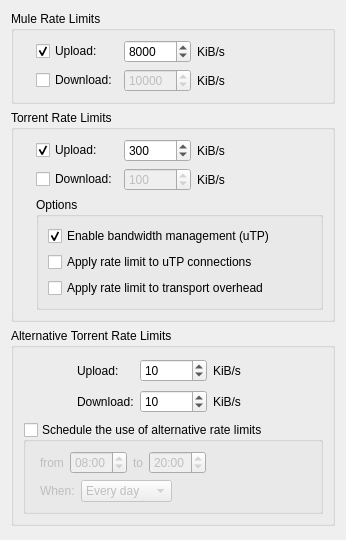
          <widget class="QWidget" name="scrollAreaWidgetContents_9">
           <property name="geometry">
            <rect>
             <x>0</x>
             <y>0</y>
             <width>346</width>
             <height>540</height>
            </rect>
           </property>
           <layout class="QVBoxLayout" name="verticalLayout_33">
            <item>
             <widget class="QGroupBox" name="groupBox_8">
              <property name="title">
               <string>Mule Rate Limits</string>
              </property>
              <layout class="QHBoxLayout" name="horizontalLayout_2">
               <item>
                <widget class="QLabel" name="label_7">
                 <property name="text">
                  <string notr="true"/>
                 </property>
                 <property name="pixmap">
                  <pixmap resource="../icons.qrc">:/Icons/actions/slow_off.png</pixmap>
                 </property>
                </widget>
               </item>
               <item>
                <layout class="QGridLayout" name="gridLayout_13">
                 <item row="0" column="0">
                  <widget class="QCheckBox" name="ed2k_checkUploadLimit">
                   <property name="text">
                    <string>Upload:</string>
                   </property>
                   <property name="checked">
                    <bool>true</bool>
                   </property>
                  </widget>
                 </item>
                 <item row="0" column="1">
                  <widget class="QSpinBox" name="ed2k_spinUploadLimit">
                   <property name="enabled">
                    <bool>true</bool>
                   </property>
                   <property name="suffix">
                    <string/>
                   </property>
                   <property name="minimum">
                    <number>25</number>
                   </property>
                   <property name="maximum">
                    <number>1000000</number>
                   </property>
                   <property name="value">
                    <number>8000</number>
                   </property>
                  </widget>
                 </item>
                 <item row="0" column="2">
                  <widget class="QLabel" name="label_23">
                   <property name="text">
                    <string>KiB/s</string>
                   </property>
                  </widget>
                 </item>
                 <item row="1" column="0">
                  <widget class="QCheckBox" name="ed2k_checkDownloadLimit">
                   <property name="text">
                    <string>Download:</string>
                   </property>
                  </widget>
                 </item>
                 <item row="1" column="1">
                  <widget class="QSpinBox" name="ed2k_spinDownloadLimit">
                   <property name="enabled">
                    <bool>false</bool>
                   </property>
                   <property name="suffix">
                    <string/>
                   </property>
                   <property name="minimum">
                    <number>1</number>
                   </property>
                   <property name="maximum">
                    <number>1000000</number>
                   </property>
                   <property name="value">
                    <number>10000</number>
                   </property>
                  </widget>
                 </item>
                 <item row="1" column="2">
                  <widget class="QLabel" name="label_24">
                   <property name="text">
                    <string>KiB/s</string>
                   </property>
                  </widget>
                 </item>
                </layout>
               </item>
               <item>
                <spacer name="spacer">
                 <property name="orientation">
                  <enum>Qt::Horizontal</enum>
                 </property>
                 <property name="sizeHint" stdset="0">
                  <size>
                   <width>158</width>
                   <height>20</height>
                  </size>
                 </property>
                </spacer>
               </item>
              </layout>
             </widget>
            </item>
            <item>
             <widget class="QGroupBox" name="bandwidthBox">
              <property name="title">
               <string>Torrent Rate Limits</string>
              </property>
              <layout class="QGridLayout" name="gridLayout_7">
               <item row="0" column="0">
                <widget class="QLabel" name="label_5">
                 <property name="text">
                  <string notr="true"/>
                 </property>
                 <property name="pixmap">
                  <pixmap resource="../icons.qrc">:/Icons/actions/slow_off.png</pixmap>
                 </property>
                </widget>
               </item>
               <item row="0" column="1">
                <layout class="QGridLayout" name="gridLayout_6">
                 <item row="0" column="0">
                  <widget class="QCheckBox" name="checkUploadLimit">
                   <property name="text">
                    <string>Upload:</string>
                   </property>
                   <property name="checked">
                    <bool>true</bool>
                   </property>
                  </widget>
                 </item>
                 <item row="0" column="1">
                  <widget class="QSpinBox" name="spinUploadLimit">
                   <property name="enabled">
                    <bool>true</bool>
                   </property>
                   <property name="suffix">
                    <string/>
                   </property>
                   <property name="minimum">
                    <number>25</number>
                   </property>
                   <property name="maximum">
                    <number>1000000</number>
                   </property>
                   <property name="value">
                    <number>300</number>
                   </property>
                  </widget>
                 </item>
                 <item row="0" column="2">
                  <widget class="QLabel" name="label_10">
                   <property name="text">
                    <string>KiB/s</string>
                   </property>
                  </widget>
                 </item>
                 <item row="1" column="0">
                  <widget class="QCheckBox" name="checkDownloadLimit">
                   <property name="text">
                    <string>Download:</string>
                   </property>
                  </widget>
                 </item>
                 <item row="1" column="1">
                  <widget class="QSpinBox" name="spinDownloadLimit">
                   <property name="enabled">
                    <bool>false</bool>
                   </property>
                   <property name="suffix">
                    <string/>
                   </property>
                   <property name="minimum">
                    <number>1</number>
                   </property>
                   <property name="maximum">
                    <number>1000000</number>
                   </property>
                   <property name="value">
                    <number>100</number>
                   </property>
                  </widget>
                 </item>
                 <item row="1" column="2">
                  <widget class="QLabel" name="label_13">
                   <property name="text">
                    <string>KiB/s</string>
                   </property>
                  </widget>
                 </item>
                </layout>
               </item>
               <item row="0" column="2">
                <spacer>
                 <property name="orientation">
                  <enum>Qt::Horizontal</enum>
                 </property>
                 <property name="sizeHint" stdset="0">
                  <size>
                   <width>200</width>
                   <height>20</height>
                  </size>
                 </property>
                </spacer>
               </item>
               <item row="1" column="1" colspan="2">
                <widget class="QGroupBox" name="groupBox_5">
                 <property name="title">
                  <string>Options</string>
                 </property>
                 <layout class="QVBoxLayout" name="verticalLayout_27">
                  <item>
                   <widget class="QCheckBox" name="checkuTP">
                    <property name="text">
                     <string>Enable bandwidth management (uTP)</string>
                    </property>
                    <property name="checked">
                     <bool>true</bool>
                    </property>
                   </widget>
                  </item>
                  <item>
                   <widget class="QCheckBox" name="checkLimituTPConnections">
                    <property name="text">
                     <string>Apply rate limit to uTP connections</string>
                    </property>
                   </widget>
                  </item>
                  <item>
                   <widget class="QCheckBox" name="checkLimitTransportOverhead">
                    <property name="text">
                     <string>Apply rate limit to transport overhead</string>
                    </property>
                   </widget>
                  </item>
                 </layout>
                </widget>
               </item>
              </layout>
             </widget>
            </item>
            <item>
             <widget class="QGroupBox" name="groupBox_6">
              <property name="title">
               <string>Alternative Torrent Rate Limits</string>
              </property>
              <layout class="QVBoxLayout" name="verticalLayout_11">
               <item>
                <layout class="QGridLayout" name="gridLayout_9">
                 <item row="0" column="0">
                  <widget class="QLabel" name="label_16">
                   <property name="minimumSize">
                    <size>
                     <width>48</width>
                     <height>48</height>
                    </size>
                   </property>
                   <property name="maximumSize">
                    <size>
                     <width>48</width>
                     <height>48</height>
                    </size>
                   </property>
                   <property name="text">
                    <string/>
                   </property>
                   <property name="pixmap">
                    <pixmap resource="../icons.qrc">:/Icons/actions/slow.png</pixmap>
                   </property>
                   <property name="scaledContents">
                    <bool>false</bool>
                   </property>
                  </widget>
                 </item>
                 <item row="0" column="1">
                  <layout class="QGridLayout" name="gridLayout_8">
                   <item row="0" column="0">
                    <widget class="QLabel" name="label_11">
                     <property name="text">
                      <string>Upload:</string>
                     </property>
                    </widget>
                   </item>
                   <item row="0" column="1">
                    <widget class="QSpinBox" name="spinUploadLimitAlt">
                     <property name="minimum">
                      <number>1</number>
                     </property>
                     <property name="maximum">
                      <number>1000000</number>
                     </property>
                     <property name="value">
                      <number>10</number>
                     </property>
                    </widget>
                   </item>
                   <item row="0" column="2">
                    <widget class="QLabel" name="label_14">
                     <property name="text">
                      <string>KiB/s</string>
                     </property>
                    </widget>
                   </item>
                   <item row="1" column="0">
                    <widget class="QLabel" name="label_12">
                     <property name="text">
                      <string>Download:</string>
                     </property>
                    </widget>
                   </item>
                   <item row="1" column="1">
                    <widget class="QSpinBox" name="spinDownloadLimitAlt">
                     <property name="minimum">
                      <number>1</number>
                     </property>
                     <property name="maximum">
                      <number>1000000</number>
                     </property>
                     <property name="value">
                      <number>10</number>
                     </property>
                    </widget>
                   </item>
                   <item row="1" column="2">
                    <widget class="QLabel" name="label_15">
                     <property name="text">
                      <string>KiB/s</string>
                     </property>
                    </widget>
                   </item>
                  </layout>
                 </item>
                 <item row="0" column="2">
                  <spacer name="horizontalSpacer_8">
                   <property name="orientation">
                    <enum>Qt::Horizontal</enum>
                   </property>
                   <property name="sizeHint" stdset="0">
                    <size>
                     <width>222</width>
                     <height>59</height>
                    </size>
                   </property>
                  </spacer>
                 </item>
                </layout>
               </item>
               <item>
                <widget class="QGroupBox" name="check_schedule">
                 <property name="title">
                  <string>Schedule the use of alternative rate limits</string>
                 </property>
                 <property name="checkable">
                  <bool>true</bool>
                 </property>
                 <property name="checked">
                  <bool>false</bool>
                 </property>
                 <layout class="QVBoxLayout" name="verticalLayout_5">
                  <item>
                   <layout class="QHBoxLayout" name="horizontalLayout_13">
                    <property name="leftMargin">
                     <number>5</number>
                    </property>
                    <item>
                     <widget class="QLabel" name="label_6">
                      <property name="text">
                       <string extracomment="from (time1 to time2)">from</string>
                      </property>
                     </widget>
                    </item>
                    <item>
                     <widget class="QTimeEdit" name="schedule_from">
                      <property name="displayFormat">
                       <string notr="true">hh:mm</string>
                      </property>
                      <property name="calendarPopup">
                       <bool>false</bool>
                      </property>
                      <property name="time">
                       <time>
                        <hour>8</hour>
                        <minute>0</minute>
                        <second>0</second>
                       </time>
                      </property>
                     </widget>
                    </item>
                    <item>
                     <widget class="QLabel" name="label_17">
                      <property name="text">
                       <string extracomment="time1 to time2">to</string>
                      </property>
                      <property name="alignment">
                       <set>Qt::AlignCenter</set>
                      </property>
                     </widget>
                    </item>
                    <item>
                     <widget class="QTimeEdit" name="schedule_to">
                      <property name="displayFormat">
                       <string notr="true">hh:mm</string>
                      </property>
                      <property name="time">
                       <time>
                        <hour>20</hour>
                        <minute>0</minute>
                        <second>0</second>
                       </time>
                      </property>
                     </widget>
                    </item>
                    <item>
                     <spacer name="horizontalSpacer_9">
                      <property name="orientation">
                       <enum>Qt::Horizontal</enum>
                      </property>
                      <property name="sizeHint" stdset="0">
                       <size>
                        <width>40</width>
                        <height>20</height>
                       </size>
                      </property>
                     </spacer>
                    </item>
                   </layout>
                  </item>
                  <item>
                   <layout class="QHBoxLayout" name="horizontalLayout_14">
                    <property name="leftMargin">
                     <number>5</number>
                    </property>
                    <item>
                     <widget class="QLabel" name="label_18">
                      <property name="text">
                       <string>When:</string>
                      </property>
                     </widget>
                    </item>
                    <item>
                     <widget class="QComboBox" name="schedule_days">
                      <item>
                       <property name="text">
                        <string>Every day</string>
                       </property>
                      </item>
                      <item>
                       <property name="text">
                        <string>Week days</string>
                       </property>
                      </item>
                      <item>
                       <property name="text">
                        <string>Week ends</string>
                       </property>
                      </item>
                     </widget>
                    </item>
                    <item>
                     <spacer name="horizontalSpacer_10">
                      <property name="orientation">
                       <enum>Qt::Horizontal</enum>
                      </property>
                      <property name="sizeHint" stdset="0">
                       <size>
                        <width>40</width>
                        <height>20</height>
                       </size>
                      </property>
                     </spacer>
                    </item>
                   </layout>
                  </item>
                 </layout>
                </widget>
               </item>
              </layout>
             </widget>
            </item>
            <item>
             <spacer name="verticalSpacer_2">
              <property name="orientation">
               <enum>Qt::Vertical</enum>
              </property>
              <property name="sizeHint" stdset="0">
               <size>
                <width>20</width>
                <height>40</height>
               </size>
              </property>
             </spacer>
            </item>
           </layout>
          </widget>
